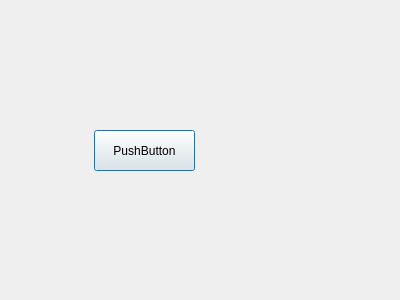
<?xml version="1.0" encoding="UTF-8"?>
<ui version="4.0">
 <class>Dialog</class>
 <widget class="QDialog" name="Dialog">
  <property name="geometry">
   <rect>
    <x>0</x>
    <y>0</y>
    <width>400</width>
    <height>300</height>
   </rect>
  </property>
  <property name="windowTitle">
   <string>Dialog</string>
  </property>
  <widget class="QPushButton" name="btn_1">
   <property name="geometry">
    <rect>
     <x>94</x>
     <y>130</y>
     <width>101</width>
     <height>41</height>
    </rect>
   </property>
   <property name="text">
    <string>PushButton</string>
   </property>
  </widget>
 </widget>
 <resources/>
 <connections/>
</ui>
